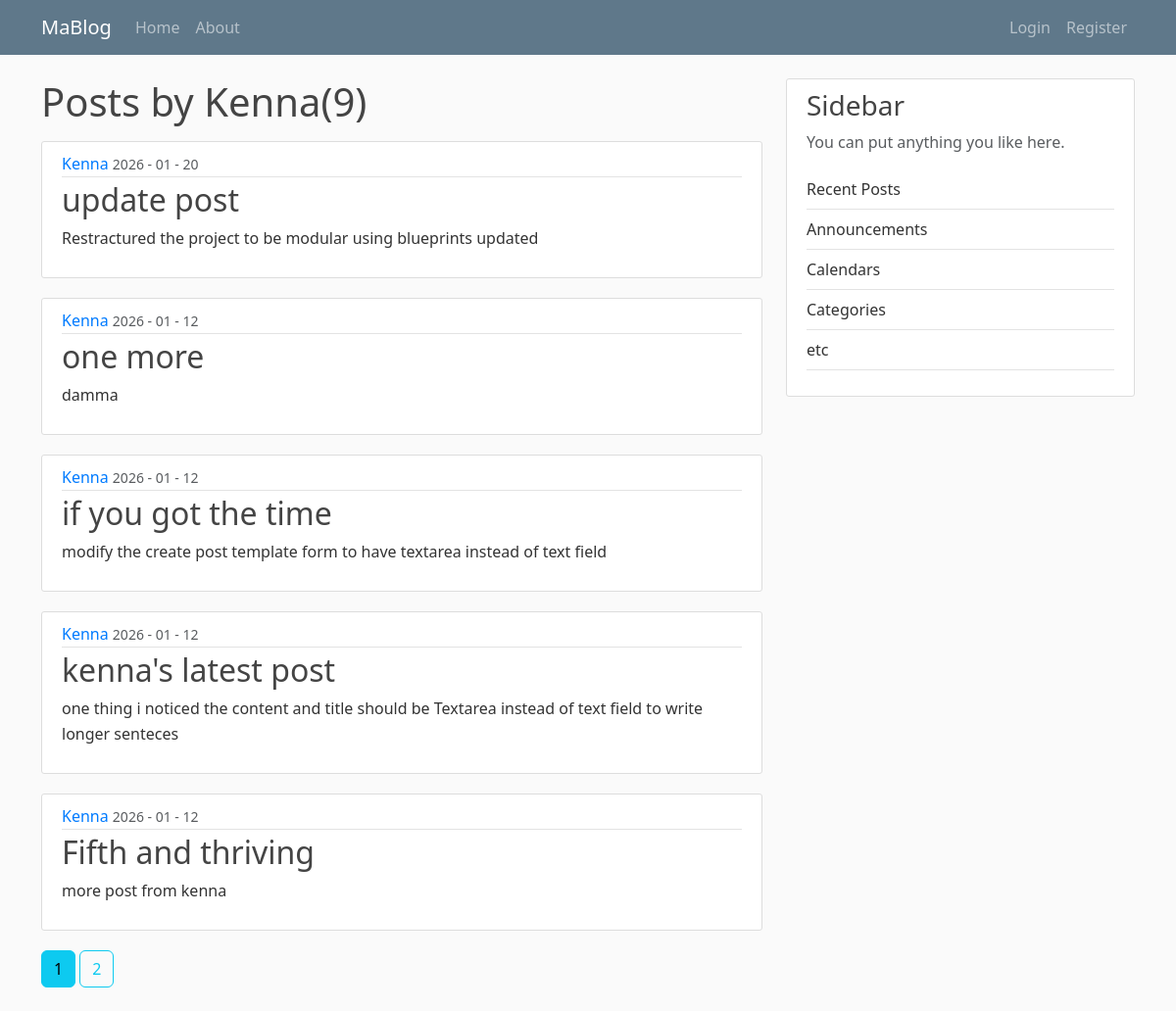
Screenshot of /user/Kenna with the database file from the repository.
### flaskblog/models.py (models this page shows, shortened)
class User(db.Model, UserMixin):
    id = db.Column(db.Integer, primary_key=True)
    username = db.Column(db.String(20), unique=True, nullable=False)
    email = db.Column(db.String(120), unique=True, nullable=False)
    image_file = db.Column(db.String(20), nullable=False, default='default.jpg')
    password = db.Column(db.String(60), nullable=False)
    posts = db.relationship('Post', backref='author', lazy=True)

class Post(db.Model):
    id = db.Column(db.Integer, primary_key=True)
    title = db.Column(db.String(100), nullable=False)
    date_posted = db.Column(db.DateTime, nullable=False, default=datetime.utcnow)
    content = db.Column(db.Text, nullable=False)
    user_id = db.Column(db.Integer, db.ForeignKey('user.id'), nullable=False)

### flaskblog/users/routes.py (the view)
@users.route("/user/<string:username>")
def user_posts(username):
    user = User.query.filter_by(username=username).first_or_404()
    page=request.args.get('page',1,type=int)
    posts = Post.query.filter_by(author=user).order_by(Post.date_posted.desc()).paginate(page=page, per_page=5)
    return render_template('user_post.html', posts=posts,user=user)

### flaskblog/templates/user_post.html
{% extends "layout.html" %} {%block content%}
<h1 class="mb-3">Posts by {{ user.username }}({{posts.total}})</h1>
{% for post in posts.items%}
<article class="media content-section">
  <imgclass
    ="rounded-circle article-img"
    src="{{ url_for('static', filename='profilePics/' + post.author.image_file) }}"
  />
  <div class="media-body">
    <div class="article-metadata">
      <a
        class="mr-2"
        href="{{ url_for('users.user_posts', username=post.author.username) }}"
        >{{post.author.username}}</a
      >
      <small class="text-muted"
        >{{post.date_posted.strftime("%Y - %m - %d")}}</small
      >
    </div>
    <h2>
      <a
        class="article-title"
        href="{{ url_for('posts.post', post_id=post.id) }}"
        >{{post.title}}</a
      >
    </h2>
    <p class="article-content">{{post.content}}</p>
  </div>
</article>
{%endfor%} {% for page_num in posts.iter_pages(left_edge=1,
right_edge=1,left_current=1, right_current=2) %} {% if page_num %} {% if
posts.page ==page_num %}
<a
  class="btn btn-info mb-4"
  href="{{ url_for('users.user_posts', username=user.username, page=page_num) }}"
  >{{page_num}}</a
>
{% else %}
<a
  class="btn btn-outline-info mb-4"
  href="{{ url_for('users.user_posts',username=user.username, page=page_num) }}"
  >{{page_num}}</a
>
{% endif %} {% else %}
<span class="btn btn-secondary mb-4 disabled">...</span>
{% endif %} {% endfor %} {%endblock content%}

### flaskblog/static/css/main.css (style rules this page uses)
body { background: #fafafa; color: #333; margin-top: 5rem; }
h1, h2, h3, h4, h5, h6 { color: #444; }
a { color: #007bff; text-decoration: none; }
.content-section { background: #fff; padding: 10px 20px; border: 1px solid #ddd; border-radius: 3px; margin-bottom: 20px; }
.article-title { color: #444444; }
.article-content { white-space: pre-line; line-height: 1.6; }
.article-metadata { padding-bottom: 1px; margin-bottom: 4px; border-bottom: 1px solid #e3e3e3; }

### rows the page displays
User: username "Kenna"
Post: author.username "Kenna", date_posted "2026 - 01 - 20", title "update post", content "Restractured the project to be modular using blueprints updated"
Post: author.username "Kenna", date_posted "2026 - 01 - 12", title "one more", content "damma"
Post: author.username "Kenna", date_posted "2026 - 01 - 12", title "if you got the time", content "modify the create post template form to have textarea instead of text field"
Post: author.username "Kenna", date_posted "2026 - 01 - 12", title "kenna's latest post", content "one thing i noticed the content and title should be Textarea instead of text field to write longer senteces"
Post: author.username "Kenna", date_posted "2026 - 01 - 12", title "Fifth and thriving", content "more post from kenna"

### other values shown
{{ posts.total }} "9"
{{ page_num }} "1"
{{ page_num }} "2"
